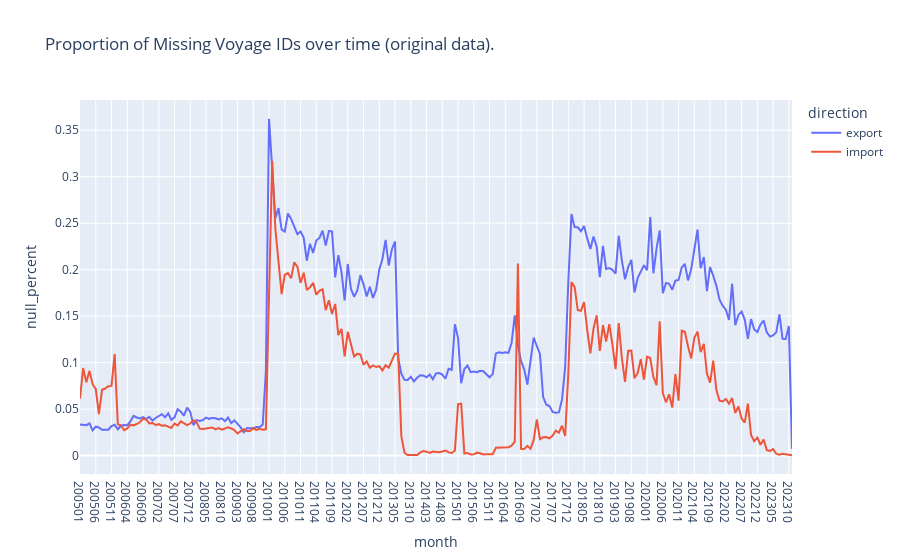

Notebook cell for this chart:
### Code cell
lf = pl.concat(
    [imports_lf.select('direction', 'month', 'voyage_id'),
    exports_lf.select('direction', 'month', 'voyage_id')]
)

nulls_over_time_plotly(
    data_lf=lf,
    group_var='direction',
    time_var='month',
    value_var='voyage_id',
    title='Proportion of Missing Voyage IDs over time (original data).')

### Figure 1 — Plotly figure (JSON) as saved in the notebook; plotly's stock layout.template omitted (floating-point values rounded to 4 significant figures; data arrays with more than 128 entries replaced by an {"elided": "..."} marker saying what was removed)
{"data": [{"hovertemplate": "direction=export<br>month=%{x}<br>null_percent=%{y}<extra></extra>", "legendgroup": "export", "line": {"color": "#636efa", "dash": "solid"}, "marker": {"symbol": "circle"}, "mode": "lines", "name": "export", "orientation": "v", "showlegend": true, "type": "scatter", "x": {"elided": "227 str values"}, "xaxis": "x", "y": {"elided": "227 float values"}, "yaxis": "y"}, {"hovertemplate": "direction=import<br>month=%{x}<br>null_percent=%{y}<extra></extra>", "legendgroup": "import", "line": {"color": "#EF553B", "dash": "solid"}, "marker": {"symbol": "circle"}, "mode": "lines", "name": "import", "orientation": "v", "showlegend": true, "type": "scatter", "x": {"elided": "227 str values"}, "xaxis": "x", "y": {"elided": "227 float values"}, "yaxis": "y"}], "layout": {"legend": {"title": {"text": "direction"}, "tracegroupgap": 0}, "title": {"text": "Proportion of Missing Voyage IDs over time (original data)."}, "xaxis": {"anchor": "y", "domain": [0, 1], "title": {"text": "month"}}, "yaxis": {"anchor": "x", "domain": [0, 1], "title": {"text": "null_percent"}}}}
